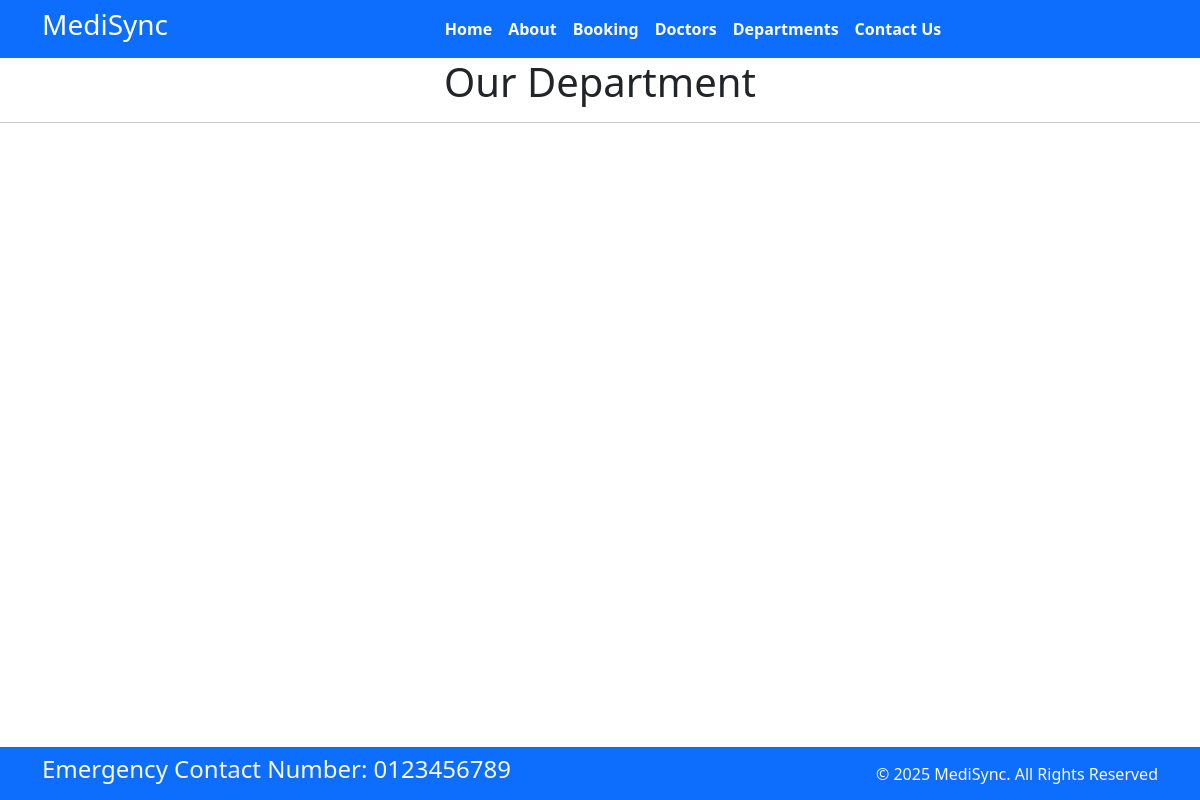
The page /department on the database as committed earlier.
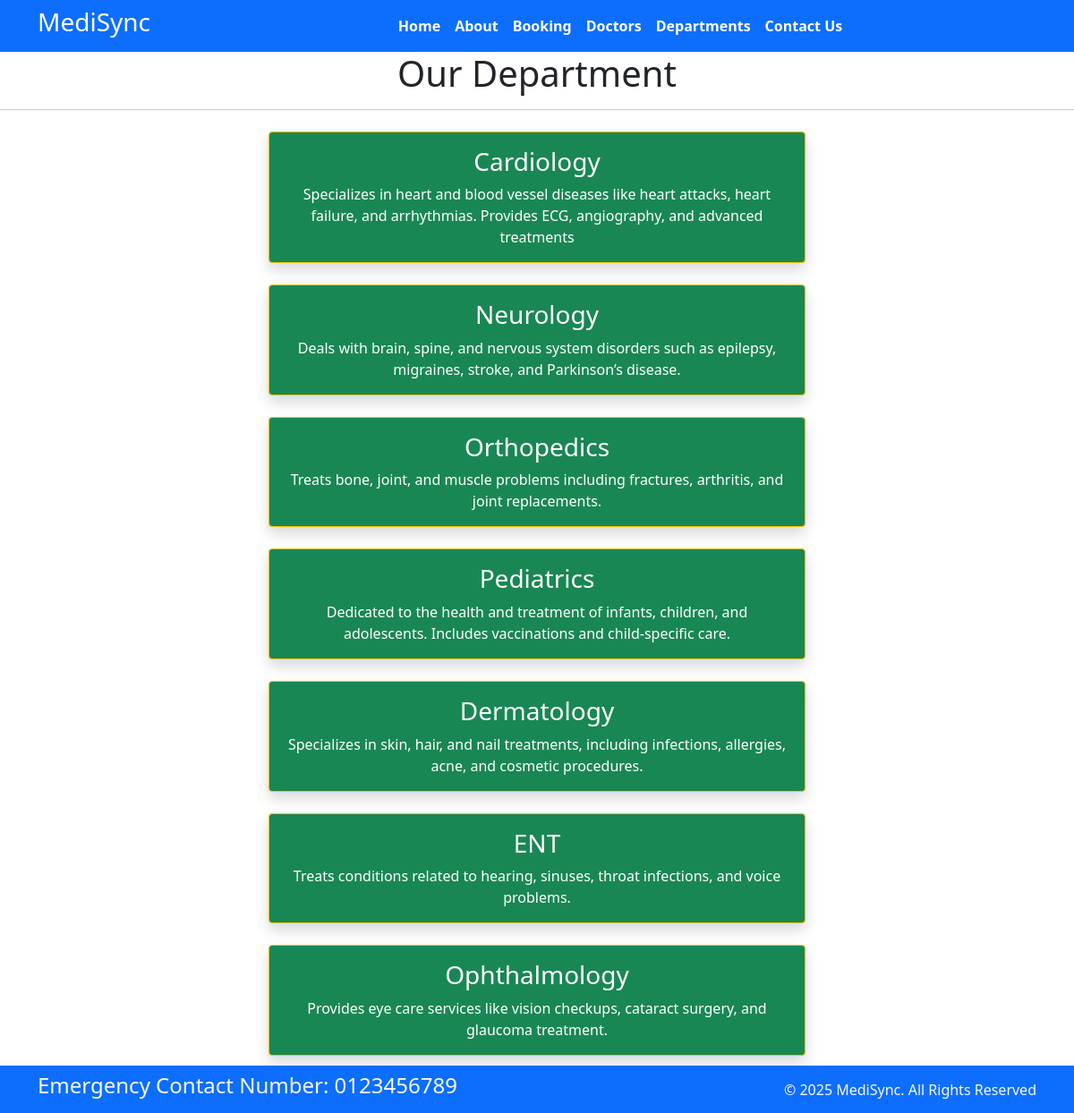
The same page on the database as committed later.
### Home/models.py (models this page shows, shortened)
class Department(models.Model):
    dep_name = models.CharField(max_length=100)
    dep_description = models.TextField()

### Home/views.py (the view)
# urls.py: path('department', views.department, name='department'),
def department(request):
    dict_dept = {
        'dept' : Department.objects.all()
    }
    return render(request, 'department.html', dict_dept)

### templates/department.html (shortened to what this page needs)
{% extends "base.html" %}
{% block content %}
<h1 class="text-center">Our Department</h1>
<hr>
{% for d in dept %}
<div class="card text-white bg-success mx-auto my-4 w-50 border border-warning rounded shadow">
  <div class="card-body text-center">
    <h3 class="card-title">{{ d.dep_name }}</h3>
    <p class="card-text">{{ d.dep_description }}</p>
  </div>
</div>
{% endfor %}
{% endblock  %}

Rows that differ between the two databases and show on the page:
added Department: dep_name "Cardiology", dep_description "Specializes in heart and blood vessel diseases like heart attacks, heart failure, and arrhythmias. Provides ECG, angiography, and advanced treatments"
added Department: dep_name "Neurology", dep_description "Deals with brain, spine, and nervous system disorders such as epilepsy, migraines, stroke, and Parkinson’s disease."
added Department: dep_name "Orthopedics", dep_description "Treats bone, joint, and muscle problems including fractures, arthritis, and joint replacements."
added Department: dep_name "Pediatrics", dep_description "Dedicated to the health and treatment of infants, children, and adolescents. Includes vaccinations and child-specific care."
added Department: dep_name "Dermatology", dep_description "Specializes in skin, hair, and nail treatments, including infections, allergies, acne, and cosmetic procedures."
added Department: dep_name "ENT", dep_description "Treats conditions related to hearing, sinuses, throat infections, and voice problems."
added Department: dep_name "Ophthalmology", dep_description "Provides eye care services like vision checkups, cataract surgery, and glaucoma treatment."
